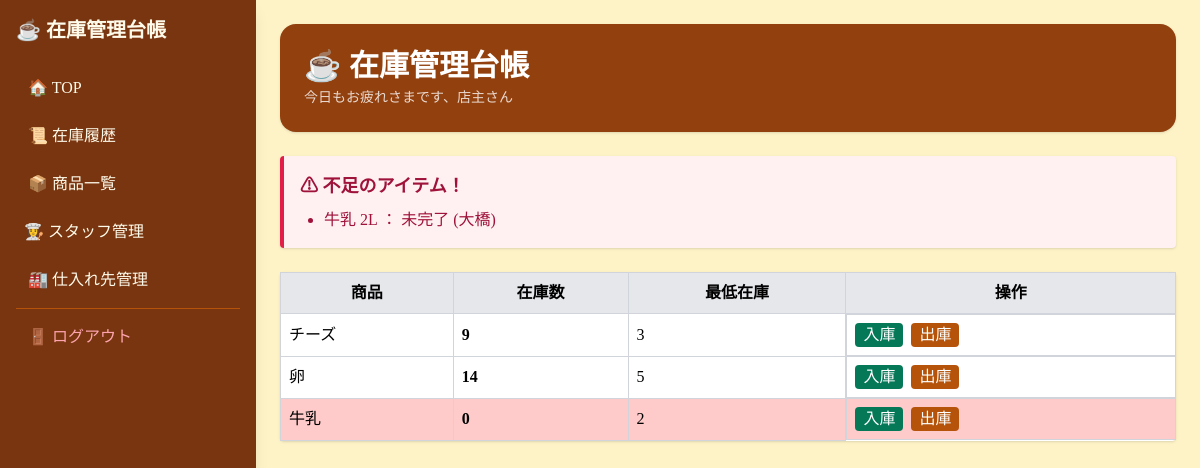
The app's page /dashboard (signed in) with its own data.
### tables this page shows
CREATE TABLE purchase_plan (
    id INTEGER PRIMARY KEY AUTOINCREMENT,
    item_id INTEGER NOT NULL,
    user_id INTEGER,           -- 誰が買うか（NULLなら未登録）
    qty REAL,                  -- 予定数量
    status TEXT DEFAULT '未完了', -- '未完了', '購入中', '完了'など
    created_at TIMESTAMP DEFAULT CURRENT_TIMESTAMP,
    FOREIGN KEY(item_id) REFERENCES items(id),
    FOREIGN KEY(user_id) REFERENCES users(id)
);

CREATE TABLE items (
    id INTEGER PRIMARY KEY AUTOINCREMENT,
    name TEXT NOT NULL,
    unit TEXT,
    supplier_id INTEGER,
    min_stock REAL DEFAULT 0,
    created_by INTEGER,
    created_at DATETIME DEFAULT CURRENT_TIMESTAMP, current_stock INTEGER DEFAULT 0, is_deleted INTEGER DEFAULT 0,

    FOREIGN KEY (supplier_id) REFERENCES suppliers(id),
    FOREIGN KEY (created_by) REFERENCES users(id)
);

CREATE TABLE users (
    id INTEGER PRIMARY KEY AUTOINCREMENT,
    name TEXT NOT NULL,
    role TEXT,
    created_at DATETIME DEFAULT CURRENT_TIMESTAMP
, password TEXT);

### app.py (the view)
@app.route("/")
@app.route("/dashboard")
@login_required
def dashboard():
    conn = get_db_connection()
    items = conn.execute("""
        SELECT
            items.id,
            items.name,
            items.unit,
            items.min_stock,
            IFNULL(ic.quantity, 0) AS stock
        FROM items
        LEFT JOIN inventory_current ic ON items.id = ic.item_id
        ORDER BY items.name
    """).fetchall()
    low_items = conn.execute("""
        SELECT
            items.id,
            items.name,
            (items.min_stock - IFNULL(ic.quantity, 0)) AS shortage,
            items.unit,
            u.name AS buyer_name,
            pp.status AS purchase_status
        FROM items
        LEFT JOIN inventory_current ic ON items.id = ic.item_id
        LEFT JOIN purchase_plan pp ON items.id = pp.item_id AND pp.status != '完了'
        LEFT JOIN users u ON pp.user_id = u.id
        WHERE IFNULL(ic.quantity, 0) < items.min_stock
        ORDER BY shortage DESC
    """).fetchall()
    suppliers = conn.execute("SELECT * FROM suppliers ORDER BY name").fetchall()
    conn.close()
    return render_template(
        "dashboard.html",
        items=items,
        low_items=low_items,
        suppliers=suppliers  # ← テンプレートに渡す
    )

### app.py (called while the page is built)
def get_db_connection():
    conn = sqlite3.connect(DB_PATH)
    conn.row_factory = sqlite3.Row
    return conn

def login_required(f):
    @wraps(f)
    def decorated_function(*args, **kwargs):
        if "user_id" not in session:
            return redirect(url_for("login"))
        return f(*args, **kwargs)
    return decorated_function

### templates/dashboard.html (shortened to what this page needs)
{% extends "base.html" %}
{% block content %}
<div class="bg-amber-800 text-white p-6 rounded-2xl shadow mb-6">
  <h1 class="text-3xl font-bold">☕ 在庫管理台帳</h1>
  <p class="text-sm opacity-80 mt-1">
    今日もお疲れさまです、{{ session.user_name }}さん
  </p>
</div>
{% if low_items %}
<div class="bg-rose-50 border-l-4 border-rose-600 text-rose-800 p-4 mb-6 rounded shadow">
  <p class="font-bold text-lg">⚠ 不足のアイテム！</p>
  <ul class="list-disc ml-6 mt-2">
    {% for item in low_items %}
      <li>
        {{ item.name }} {{ item.shortage | int }}{{ item.unit }}
        {% if item.buyer_name %}
          ： {{ item.purchase_status }} ({{ item.buyer_name }})
        {% endif %}
      </li>
    {% endfor %}
  </ul>
</div>
{% endif %}
<table class="bg-white shadow rounded w-full">
<tr class="bg-gray-200">
  <th class="p-2 border border-gray-300">商品</th>
  <th class="p-2 border border-gray-300">在庫数</th>
  <th class="p-2 border border-gray-300">最低在庫</th>
  <th class="p-2 border border-gray-300">操作</th>
</tr>
{% for item in items %}
<tr class="{% if item.stock < item.min_stock %}bg-red-200{% endif %}">
  <td class="p-2 border border-gray-300">{{ item.name }}</td>
  <td class="p-2 font-bold border border-gray-300">{{ item.stock | int }}</td>
  <td class="p-2 border border-gray-300">{{ item.min_stock | int }}</td>
  <td class="p-2 flex gap-2 border border-gray-300">
    <button onclick="document.getElementById('in-modal-{{ item.id }}').classList.remove('hidden')"
            class="bg-emerald-700 hover:bg-emerald-800 text-white px-2 rounded">入庫</button>
    <button onclick="document.getElementById('out-modal-{{ item.id }}').classList.remove('hidden')"
            class="bg-amber-700 hover:bg-amber-800 text-white px-2 rounded">出庫</button>
  </td>
</tr>
{% endfor %}
</table>
{% endblock %}

### templates/base.html (style rules this page uses)
body { font-family: "Noto Serif JP", serif; }

### records on screen
purchase_plan: name "牛乳", shortage "2", unit "L", purchase_status "未完了", buyer_name "大橋"
items: name "チーズ", stock "9", min_stock "3"
items: name "卵", stock "14", min_stock "5"
items: name "牛乳", stock "0", min_stock "2"

### other values on screen
{{ session.user_name }} "店主"
